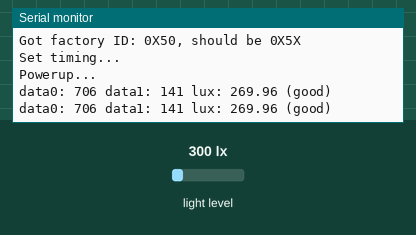
Simulated run of this sketch. Board: Arduino Uno, built with avr-gcc and run on an emulated ATmega328P. Shown: the last lines printed to the serial monitor. Wiring (inferred from the names in the program): TSL2561 light sensor at I2C address 0x39. The test bench sets the inputs (shaded band); at power-on: light level 300 lx.

Above: at 1.2 s.
1.3 s: light level set to 40 lx
At 1.47 s:
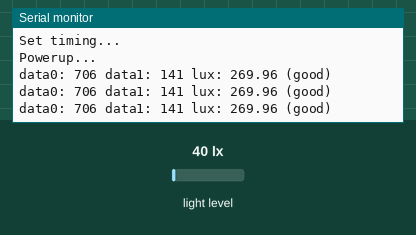
2.8 s: light level set to 500 lx
At 3.09 s:
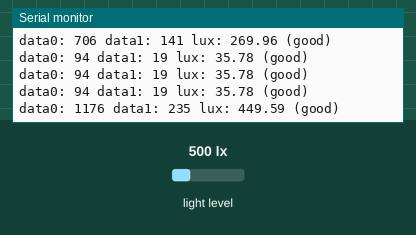
Timing chart, 0 to 5.8 s (numbered marks = the images above; inputs shaded):
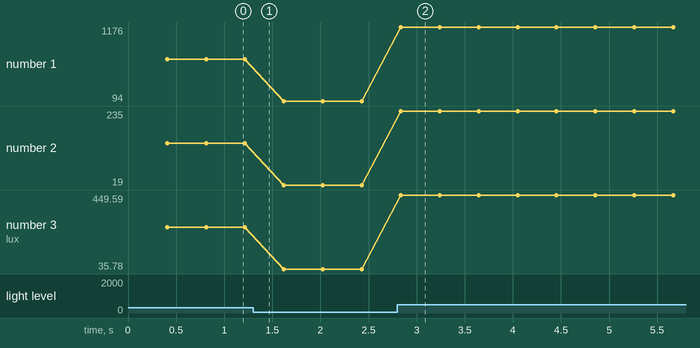

The sketch:

TSL2561.ino
```cpp
// (licence header left out)
// Your sketch must #include this library, and the Wire library
// (Wire is a standard library included with Arduino):

#include <SparkFunTSL2561.h>
#include <Wire.h>

// Create an SFE_TSL2561 object, here called "light":

SFE_TSL2561 light;

// Global variables:

boolean gain;     // Gain setting, 0 = X1, 1 = X16;
unsigned int ms;  // Integration ("shutter") time in milliseconds

void setup()
{
  // Initialize the Serial port:

  Serial.begin(115200);
  Serial.println("TSL2561 example sketch");

  // Initialize the SFE_TSL2561 library

  // You can pass nothing to light.begin() for the default I2C address (0x39),
  // or use one of the following presets if you have changed
  // the ADDR jumper on the board:

  // TSL2561_ADDR_0 address with '0' shorted on board (0x29)
  // TSL2561_ADDR   default address (0x39)
  // TSL2561_ADDR_1 address with '1' shorted on board (0x49)

  // For more information see the hookup guide at: https://learn.sparkfun.com/tutorials/getting-started-with-the-tsl2561-luminosity-sensor

  light.begin();

  // Get factory ID from sensor:
  // (Just for fun, you don't need to do this to operate the sensor)

  unsigned char ID;

  if (light.getID(ID))
  {
    Serial.print("Got factory ID: 0X");
    Serial.print(ID, HEX);
    Serial.println(", should be 0X5X");
  }
  // Most library commands will return true if communications was successful,
  // and false if there was a problem. You can ignore this returned value,
  // or check whether a command worked correctly and retrieve an error code:
  else
  {
    byte error = light.getError();
    printError(error);
  }

  // The light sensor has a default integration time of 402ms,
  // and a default gain of low (1X).

  // If you would like to change either of these, you can
  // do so using the setTiming() command.

  // If gain = false (0), device is set to low gain (1X)
  // If gain = high (1), device is set to high gain (16X)

  gain = 0;

  // If time = 0, integration will be 13.7ms
  // If time = 1, integration will be 101ms
  // If time = 2, integration will be 402ms
  // If time = 3, use manual start / stop to perform your own integration

  unsigned char time = 2;

  // setTiming() will set the third parameter (ms) to the
  // requested integration time in ms (this will be useful later):

  Serial.println("Set timing...");
  light.setTiming(gain, time, ms);

  // To start taking measurements, power up the sensor:

  Serial.println("Powerup...");
  light.setPowerUp();

  // The sensor will now gather light during the integration time.
  // After the specified time, you can retrieve the result from the sensor.
  // Once a measurement occurs, another integration period will start.
}

void loop()
{
  // Wait between measurements before retrieving the result
  // (You can also configure the sensor to issue an interrupt
  // when measurements are complete)

  // This sketch uses the TSL2561's built-in integration timer.
  // You can also perform your own manual integration timing
  // by setting "time" to 3 (manual) in setTiming(),
  // then performing a manualStart() and a manualStop() as in the below
  // commented statements:

  // ms = 1000;
  // light.manualStart();
  delay(ms);
  // light.manualStop();

  // Once integration is complete, we'll retrieve the data.

  // There are two light sensors on the device, one for visible light
  // and one for infrared. Both sensors are needed for lux calculations.

  // Retrieve the data from the device:

  unsigned int data0, data1;

  if (light.getData(data0, data1))
  {
    // getData() returned true, communication was successful

    Serial.print("data0: ");
    Serial.print(data0);
    Serial.print(" data1: ");
    Serial.print(data1);

    // To calculate lux, pass all your settings and readings
    // to the getLux() function.

    // The getLux() function will return 1 if the calculation
    // was successful, or 0 if one or both of the sensors was
    // saturated (too much light). If this happens, you can
    // reduce the integration time and/or gain.
    // For more information see the hookup guide at: https://learn.sparkfun.com/tutorials/getting-started-with-the-tsl2561-luminosity-sensor

    double lux;    // Resulting lux value
    boolean good;  // True if neither sensor is saturated

    // Perform lux calculation:

    good = light.getLux(gain, ms, data0, data1, lux);

    // Print out the results:

    Serial.print(" lux: ");
    Serial.print(lux);
    if (good) Serial.println(" (good)"); else Serial.println(" (BAD)");
  }
  else
  {
    // getData() returned false because of an I2C error, inform the user.

    byte error = light.getError();
    printError(error);
  }
}

void printError(byte error)
// If there's an I2C error, this function will
// print out an explanation.
{
  Serial.print("I2C error: ");
  Serial.print(error, DEC);
  Serial.print(", ");

  switch (error)
  {
    case 0:
      Serial.println("success");
      break;
    case 1:
      Serial.println("data too long for transmit buffer");
      break;
    case 2:
      Serial.println("received NACK on address (disconnected?)");
      break;
    case 3:
      Serial.println("received NACK on data");
      break;
    case 4:
      Serial.println("other error");
      break;
    default:
      Serial.println("unknown error");
  }
}
```

Measured:
- after the input at 2.8 s, the serial monitor: prints a new line at once (image 2)
- plotted number 1: 706 → 94 after the input at 1.3 s, 94 → 1176 after the input at 2.8 s
- plotted number 2: 141 → 19 after the input at 1.3 s, 19 → 235 after the input at 2.8 s
- plotted number 3: 269.96 → 35.78 after the input at 1.3 s, 35.78 → 449.59 after the input at 2.8 s
